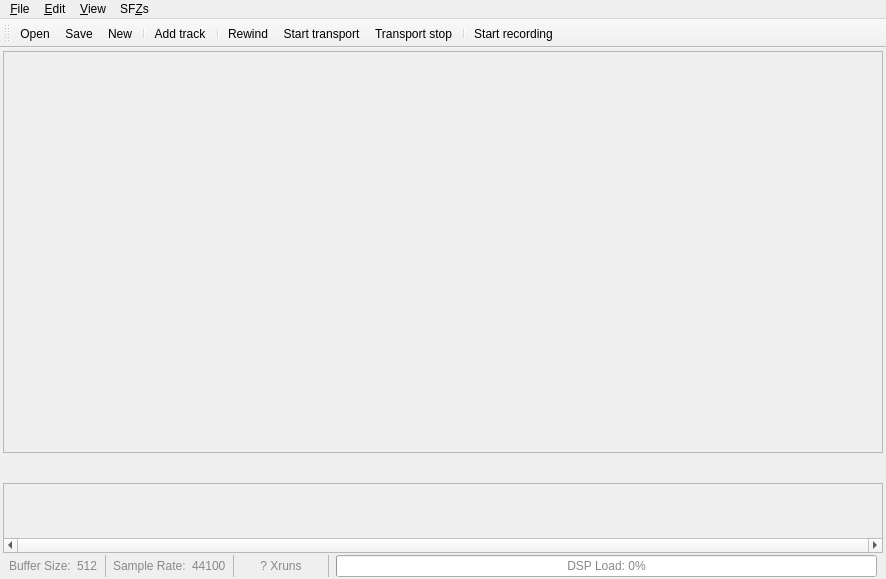
<?xml version="1.0" encoding="UTF-8"?>
<ui version="4.0">
 <class>MainWindow</class>
 <widget class="QMainWindow" name="MainWindow">
  <property name="geometry">
   <rect>
    <x>0</x>
    <y>0</y>
    <width>886</width>
    <height>579</height>
   </rect>
  </property>
  <property name="windowTitle">
   <string>MusecBox</string>
  </property>
  <property name="windowIcon">
   <iconset>
    <normaloff>musecbox-icon.png</normaloff>musecbox-icon.png</iconset>
  </property>
  <widget class="QWidget" name="centralwidget">
   <layout class="QVBoxLayout" name="verticalLayout">
    <property name="spacing">
     <number>2</number>
    </property>
    <property name="leftMargin">
     <number>3</number>
    </property>
    <property name="topMargin">
     <number>3</number>
    </property>
    <property name="rightMargin">
     <number>3</number>
    </property>
    <property name="bottomMargin">
     <number>2</number>
    </property>
    <item>
     <widget class="QScrollArea" name="scrl_ports">
      <property name="sizePolicy">
       <sizepolicy hsizetype="Preferred" vsizetype="Preferred">
        <horstretch>0</horstretch>
        <verstretch>100</verstretch>
       </sizepolicy>
      </property>
      <property name="verticalScrollBarPolicy">
       <enum>Qt::ScrollBarAlwaysOff</enum>
      </property>
      <property name="horizontalScrollBarPolicy">
       <enum>Qt::ScrollBarAlwaysOff</enum>
      </property>
      <property name="widgetResizable">
       <bool>true</bool>
      </property>
      <widget class="QFrame" name="frm_ports">
       <property name="geometry">
        <rect>
         <x>0</x>
         <y>0</y>
         <width>878</width>
         <height>384</height>
        </rect>
       </property>
       <property name="sizePolicy">
        <sizepolicy hsizetype="MinimumExpanding" vsizetype="MinimumExpanding">
         <horstretch>0</horstretch>
         <verstretch>0</verstretch>
        </sizepolicy>
       </property>
      </widget>
     </widget>
    </item>
    <item>
     <widget class="QFrame" name="frm_balance">
      <property name="minimumSize">
       <size>
        <width>0</width>
        <height>26</height>
       </size>
      </property>
      <layout class="QHBoxLayout" name="lo_balance">
       <property name="spacing">
        <number>0</number>
       </property>
       <property name="leftMargin">
        <number>0</number>
       </property>
       <property name="topMargin">
        <number>0</number>
       </property>
       <property name="rightMargin">
        <number>0</number>
       </property>
       <property name="bottomMargin">
        <number>0</number>
       </property>
      </layout>
     </widget>
    </item>
    <item>
     <widget class="QScrollArea" name="scr_shared_plugins">
      <property name="verticalScrollBarPolicy">
       <enum>Qt::ScrollBarAlwaysOff</enum>
      </property>
      <property name="horizontalScrollBarPolicy">
       <enum>Qt::ScrollBarAlwaysOn</enum>
      </property>
      <property name="widgetResizable">
       <bool>true</bool>
      </property>
      <widget class="QWidget" name="frm_shared_plugins">
       <property name="geometry">
        <rect>
         <x>0</x>
         <y>0</y>
         <width>878</width>
         <height>54</height>
        </rect>
       </property>
      </widget>
     </widget>
    </item>
    <item>
     <widget class="QFrame" name="frm_statusbar">
      <property name="sizePolicy">
       <sizepolicy hsizetype="Preferred" vsizetype="Preferred">
        <horstretch>0</horstretch>
        <verstretch>0</verstretch>
       </sizepolicy>
      </property>
      <property name="styleSheet">
       <string notr="true">QFrame * { color: #888 }</string>
      </property>
      <layout class="QHBoxLayout" name="horizontalLayout_4">
       <property name="leftMargin">
        <number>6</number>
       </property>
       <property name="topMargin">
        <number>0</number>
       </property>
       <property name="rightMargin">
        <number>6</number>
       </property>
       <property name="bottomMargin">
        <number>0</number>
       </property>
       <item>
        <widget class="QLabel" name="label_3">
         <property name="text">
          <string>Buffer Size:</string>
         </property>
        </widget>
       </item>
       <item>
        <widget class="QLabel" name="lbl_buffer_size">
         <property name="text">
          <string>512</string>
         </property>
        </widget>
       </item>
       <item>
        <widget class="Line" name="line_1">
         <property name="lineWidth">
          <number>0</number>
         </property>
         <property name="midLineWidth">
          <number>1</number>
         </property>
         <property name="orientation">
          <enum>Qt::Vertical</enum>
         </property>
        </widget>
       </item>
       <item>
        <widget class="QLabel" name="label_4">
         <property name="text">
          <string>Sample Rate:</string>
         </property>
        </widget>
       </item>
       <item>
        <widget class="QLabel" name="lbl_sample_rate">
         <property name="text">
          <string>44100</string>
         </property>
        </widget>
       </item>
       <item>
        <widget class="Line" name="line_2">
         <property name="lineWidth">
          <number>0</number>
         </property>
         <property name="midLineWidth">
          <number>1</number>
         </property>
         <property name="orientation">
          <enum>Qt::Vertical</enum>
         </property>
        </widget>
       </item>
       <item>
        <widget class="QPushButton" name="b_xruns">
         <property name="text">
          <string>? Xruns</string>
         </property>
         <property name="flat">
          <bool>true</bool>
         </property>
        </widget>
       </item>
       <item>
        <widget class="Line" name="line_4">
         <property name="lineWidth">
          <number>0</number>
         </property>
         <property name="midLineWidth">
          <number>1</number>
         </property>
         <property name="orientation">
          <enum>Qt::Vertical</enum>
         </property>
        </widget>
       </item>
       <item>
        <widget class="QProgressBar" name="pb_dsp_load_placeholder">
         <property name="value">
          <number>0</number>
         </property>
         <property name="alignment">
          <set>Qt::AlignCenter</set>
         </property>
         <property name="format">
          <string>DSP Load: %p%</string>
         </property>
        </widget>
       </item>
      </layout>
     </widget>
    </item>
   </layout>
  </widget>
  <widget class="QMenuBar" name="menubar">
   <property name="geometry">
    <rect>
     <x>0</x>
     <y>0</y>
     <width>886</width>
     <height>22</height>
    </rect>
   </property>
   <widget class="QMenu" name="menu_file">
    <property name="title">
     <string>&amp;File</string>
    </property>
    <widget class="QMenu" name="menu_open_recent">
     <property name="title">
      <string>&amp;Recent Projects ...</string>
     </property>
    </widget>
    <addaction name="action_new"/>
    <addaction name="action_open"/>
    <addaction name="menu_open_recent"/>
    <addaction name="separator"/>
    <addaction name="action_save"/>
    <addaction name="action_save_as"/>
    <addaction name="action_revert"/>
    <addaction name="separator"/>
    <addaction name="action_auto_start"/>
    <addaction name="action_open_project_folder"/>
    <addaction name="action_apply_to_score"/>
    <addaction name="separator"/>
    <addaction name="action_close"/>
    <addaction name="action_quit"/>
   </widget>
   <widget class="QMenu" name="menu_edit">
    <property name="title">
     <string>&amp;Edit</string>
    </property>
    <addaction name="action_add_port"/>
    <addaction name="action_add_track"/>
    <addaction name="action_add_shared_plugin"/>
    <addaction name="action_clear_shared_plugins"/>
    <addaction name="separator"/>
    <addaction name="action_connect_all_tracks"/>
    <addaction name="action_auto_connect_tracks"/>
    <addaction name="separator"/>
    <addaction name="action_mute_all_tracks"/>
    <addaction name="action_unmute_all_tracks"/>
    <addaction name="separator"/>
    <addaction name="action_clear_track_plugins"/>
    <addaction name="separator"/>
   </widget>
   <widget class="QMenu" name="menu_view">
    <property name="title">
     <string>&amp;View</string>
    </property>
    <widget class="QMenu" name="menu_style">
     <property name="title">
      <string>St&amp;yle</string>
     </property>
    </widget>
    <addaction name="action_show_toolbar"/>
    <addaction name="action_show_port_inputs"/>
    <addaction name="action_show_channels"/>
    <addaction name="action_show_indicators"/>
    <addaction name="action_show_balance"/>
    <addaction name="action_show_shared_plugins"/>
    <addaction name="action_show_statusbar"/>
    <addaction name="action_show_track_volume"/>
    <addaction name="action_show_plugin_volume"/>
    <addaction name="separator"/>
    <addaction name="action_rollup_all_plugins"/>
    <addaction name="action_unroll_all_plugins"/>
    <addaction name="separator"/>
    <addaction name="action_collapse_all_ports"/>
    <addaction name="action_expand_all_ports"/>
    <addaction name="separator"/>
    <addaction name="action_show_connections"/>
    <addaction name="action_show_project_info"/>
    <addaction name="action_show_score_info"/>
    <addaction name="separator"/>
    <addaction name="menu_style"/>
    <addaction name="action_reload_style"/>
    <addaction name="action_vertical_layout"/>
   </widget>
   <widget class="QMenu" name="menuSF_Z">
    <property name="title">
     <string>SF&amp;Zs</string>
    </property>
    <addaction name="action_watch_files"/>
    <addaction name="action_copy_sfzs"/>
    <addaction name="action_copy_sfz_paths"/>
    <addaction name="separator"/>
    <addaction name="action_show_sfzdb"/>
   </widget>
   <addaction name="menu_file"/>
   <addaction name="menu_edit"/>
   <addaction name="menu_view"/>
   <addaction name="menuSF_Z"/>
  </widget>
  <widget class="QToolBar" name="toolbar">
   <property name="windowTitle">
    <string>toolBar</string>
   </property>
   <attribute name="toolBarArea">
    <enum>TopToolBarArea</enum>
   </attribute>
   <attribute name="toolBarBreak">
    <bool>false</bool>
   </attribute>
   <addaction name="action_open"/>
   <addaction name="action_save"/>
   <addaction name="action_new"/>
   <addaction name="separator"/>
   <addaction name="action_add_track"/>
   <addaction name="separator"/>
   <addaction name="action_transport_rewind"/>
   <addaction name="action_transport_start"/>
   <addaction name="action_transport_stop"/>
   <addaction name="separator"/>
   <addaction name="action_record"/>
  </widget>
  <action name="action_open">
   <property name="icon">
    <iconset theme="document-open"/>
   </property>
   <property name="text">
    <string>&amp;Open  ...</string>
   </property>
   <property name="toolTip">
    <string>Open project, track definition, or MuseScore score</string>
   </property>
   <property name="shortcut">
    <string>Ctrl+O</string>
   </property>
  </action>
  <action name="action_quit">
   <property name="text">
    <string>&amp;Quit</string>
   </property>
   <property name="toolTip">
    <string>Shutdown CarlaQt engine and quit</string>
   </property>
   <property name="shortcut">
    <string>Ctrl+Q</string>
   </property>
  </action>
  <action name="action_show_preferences">
   <property name="text">
    <string>&amp;Preferences</string>
   </property>
   <property name="toolTip">
    <string>Show the preferences window (Unimplemented)</string>
   </property>
  </action>
  <action name="action_show_toolbar">
   <property name="checkable">
    <bool>true</bool>
   </property>
   <property name="checked">
    <bool>true</bool>
   </property>
   <property name="text">
    <string>&amp;Toolbar</string>
   </property>
   <property name="toolTip">
    <string>Show/hide the toolbar</string>
   </property>
   <property name="shortcut">
    <string>Ctrl+Shift+T</string>
   </property>
  </action>
  <action name="action_show_balance">
   <property name="checkable">
    <bool>true</bool>
   </property>
   <property name="checked">
    <bool>true</bool>
   </property>
   <property name="text">
    <string>&amp;Balance Control</string>
   </property>
   <property name="toolTip">
    <string>Show/hide the balance control</string>
   </property>
   <property name="shortcut">
    <string>Ctrl+Shift+B</string>
   </property>
  </action>
  <action name="action_show_shared_plugins">
   <property name="checkable">
    <bool>true</bool>
   </property>
   <property name="checked">
    <bool>true</bool>
   </property>
   <property name="text">
    <string>Shared &amp;Plugins</string>
   </property>
   <property name="toolTip">
    <string>Show/hide the shared plugins area</string>
   </property>
   <property name="shortcut">
    <string>Ctrl+Shift+P</string>
   </property>
  </action>
  <action name="action_show_statusbar">
   <property name="checkable">
    <bool>true</bool>
   </property>
   <property name="checked">
    <bool>true</bool>
   </property>
   <property name="text">
    <string>&amp;Statusbar</string>
   </property>
   <property name="toolTip">
    <string>Show/hide the status bar</string>
   </property>
   <property name="shortcut">
    <string>Ctrl+Shift+S</string>
   </property>
  </action>
  <action name="action_show_channels">
   <property name="checkable">
    <bool>true</bool>
   </property>
   <property name="checked">
    <bool>true</bool>
   </property>
   <property name="text">
    <string>&amp;Channels</string>
   </property>
   <property name="toolTip">
    <string>Show/hide track channels</string>
   </property>
   <property name="shortcut">
    <string>Ctrl+Shift+C</string>
   </property>
  </action>
  <action name="action_expand_all_ports">
   <property name="text">
    <string>E&amp;xpand all ports</string>
   </property>
  </action>
  <action name="action_add_shared_plugin">
   <property name="text">
    <string>Add &amp;shared Plugin</string>
   </property>
   <property name="toolTip">
    <string>Add a shared Plugin</string>
   </property>
  </action>
  <action name="action_clear_shared_plugins">
   <property name="text">
    <string>&amp;Clear shared Plugins</string>
   </property>
   <property name="toolTip">
    <string>Remove all shared Plugins</string>
   </property>
  </action>
  <action name="action_collapse_all_ports">
   <property name="text">
    <string>Collapse all ports</string>
   </property>
   <property name="toolTip">
    <string>Collapse (hide) all ports</string>
   </property>
  </action>
  <action name="action_unroll_all_plugins">
   <property name="text">
    <string>&amp;Unroll all plugins</string>
   </property>
  </action>
  <action name="action_rollup_all_plugins">
   <property name="text">
    <string>Ro&amp;llup all plugins</string>
   </property>
   <property name="toolTip">
    <string>Rollup (shrink) all plugins</string>
   </property>
   <property name="shortcut">
    <string>Ctrl+Shift+R</string>
   </property>
  </action>
  <action name="action_unmute_all_tracks">
   <property name="text">
    <string>&amp;Unmute all tracks</string>
   </property>
   <property name="shortcut">
    <string>Ctrl+U</string>
   </property>
  </action>
  <action name="action_mute_all_tracks">
   <property name="text">
    <string>&amp;Mute all tracks</string>
   </property>
   <property name="shortcut">
    <string>Ctrl+M</string>
   </property>
  </action>
  <action name="action_new">
   <property name="icon">
    <iconset theme="document-new"/>
   </property>
   <property name="text">
    <string>&amp;New</string>
   </property>
   <property name="toolTip">
    <string>Create a new project</string>
   </property>
   <property name="shortcut">
    <string>Ctrl+N</string>
   </property>
  </action>
  <action name="action_save">
   <property name="icon">
    <iconset theme="document-save"/>
   </property>
   <property name="text">
    <string>&amp;Save</string>
   </property>
   <property name="toolTip">
    <string>Save the current project</string>
   </property>
   <property name="shortcut">
    <string>Ctrl+S</string>
   </property>
  </action>
  <action name="action_show_port_inputs">
   <property name="checkable">
    <bool>true</bool>
   </property>
   <property name="checked">
    <bool>true</bool>
   </property>
   <property name="text">
    <string>Port i&amp;nputs</string>
   </property>
   <property name="toolTip">
    <string>Show/hide port inputs</string>
   </property>
   <property name="shortcut">
    <string>Ctrl+Shift+N</string>
   </property>
  </action>
  <action name="action_reload_style">
   <property name="text">
    <string>Reload style</string>
   </property>
   <property name="toolTip">
    <string>Reload the current style, reflecting changes</string>
   </property>
   <property name="shortcut">
    <string>F5</string>
   </property>
  </action>
  <action name="action_clear_track_plugins">
   <property name="text">
    <string>Clear all track plugins</string>
   </property>
   <property name="toolTip">
    <string>Remove all plugins in all track tracks</string>
   </property>
  </action>
  <action name="action_add_port">
   <property name="text">
    <string>Add port</string>
   </property>
   <property name="toolTip">
    <string>Add a new port</string>
   </property>
   <property name="shortcut">
    <string>Ctrl+P</string>
   </property>
  </action>
  <action name="action_add_track">
   <property name="icon">
    <iconset theme="list-add"/>
   </property>
   <property name="text">
    <string>Add track</string>
   </property>
   <property name="toolTip">
    <string>Add a new track widget</string>
   </property>
   <property name="shortcut">
    <string>Ctrl+T</string>
   </property>
  </action>
  <action name="action_show_score_info">
   <property name="text">
    <string>Score info</string>
   </property>
   <property name="toolTip">
    <string>Show port, channels, instrument name and voice for the score from which the project was imported</string>
   </property>
  </action>
  <action name="action_connect_all_tracks">
   <property name="text">
    <string>Connect all tracks</string>
   </property>
   <property name="toolTip">
    <string>Connect all tracks' audio output to a selected client</string>
   </property>
  </action>
  <action name="action_show_sfzdb">
   <property name="text">
    <string>Edit SF&amp;Z Database</string>
   </property>
   <property name="toolTip">
    <string>Manages the internal SFZ database</string>
   </property>
  </action>
  <action name="action_auto_connect_tracks">
   <property name="checkable">
    <bool>true</bool>
   </property>
   <property name="text">
    <string>Auto connect tracks</string>
   </property>
   <property name="toolTip">
    <string>Automatically connect new ports and tracks to the first system client</string>
   </property>
  </action>
  <action name="action_vertical_layout">
   <property name="checkable">
    <bool>true</bool>
   </property>
   <property name="text">
    <string>Vertical layout</string>
   </property>
   <property name="toolTip">
    <string>Show interface in a vertical layout (requires restart)</string>
   </property>
  </action>
  <action name="action_save_as">
   <property name="text">
    <string>Save &amp;as</string>
   </property>
   <property name="toolTip">
    <string>Save the current project with a different file name</string>
   </property>
   <property name="shortcut">
    <string>Ctrl+Shift+A</string>
   </property>
  </action>
  <action name="action_show_indicators">
   <property name="checkable">
    <bool>true</bool>
   </property>
   <property name="text">
    <string>&amp;Indicators</string>
   </property>
   <property name="toolTip">
    <string>Show/hide the MIDI and audio input indicators</string>
   </property>
   <property name="shortcut">
    <string>Ctrl+Shift+I</string>
   </property>
  </action>
  <action name="action_auto_start">
   <property name="checkable">
    <bool>true</bool>
   </property>
   <property name="enabled">
    <bool>false</bool>
   </property>
   <property name="text">
    <string>Open on start</string>
   </property>
   <property name="toolTip">
    <string>When checked, will open this project at startup</string>
   </property>
  </action>
  <action name="action_revert">
   <property name="text">
    <string>Re&amp;vert</string>
   </property>
   <property name="toolTip">
    <string>Discard changes and reload the last saved copy</string>
   </property>
  </action>
  <action name="action_show_project_info">
   <property name="text">
    <string>Project &amp;info</string>
   </property>
   <property name="toolTip">
    <string>Show port/channel list, with option to copy to clipboard</string>
   </property>
   <property name="shortcut">
    <string>Alt+Return</string>
   </property>
  </action>
  <action name="action_show_track_volume">
   <property name="checkable">
    <bool>true</bool>
   </property>
   <property name="text">
    <string>Track Volume</string>
   </property>
   <property name="toolTip">
    <string>Show/hide the volume indicators for each track</string>
   </property>
   <property name="shortcut">
    <string>Ctrl+Shift+V</string>
   </property>
  </action>
  <action name="action_show_plugin_volume">
   <property name="checkable">
    <bool>true</bool>
   </property>
   <property name="text">
    <string>Plugin Volume</string>
   </property>
   <property name="toolTip">
    <string>Show/hide the volume indicators for track plugins</string>
   </property>
  </action>
  <action name="action_show_connections">
   <property name="text">
    <string>Connections</string>
   </property>
   <property name="toolTip">
    <string>Show current connections</string>
   </property>
   <property name="shortcut">
    <string>F4</string>
   </property>
  </action>
  <action name="action_watch_files">
   <property name="checkable">
    <bool>true</bool>
   </property>
   <property name="text">
    <string>&amp;Watch SFZs for changes</string>
   </property>
   <property name="toolTip">
    <string>Watch for changes in loaded .sfz files and reload when changed</string>
   </property>
  </action>
  <action name="action_close">
   <property name="text">
    <string>C&amp;lose</string>
   </property>
   <property name="toolTip">
    <string>Close the current project</string>
   </property>
   <property name="shortcut">
    <string>Ctrl+W</string>
   </property>
  </action>
  <action name="action_open_project_folder">
   <property name="text">
    <string>Open project folder</string>
   </property>
  </action>
  <action name="action_apply_to_score">
   <property name="text">
    <string>Apply project to MuseScore3 score</string>
   </property>
  </action>
  <action name="action_copy_sfzs">
   <property name="text">
    <string>Copy SFZs to &amp;project folder</string>
   </property>
  </action>
  <action name="action_copy_sfz_paths">
   <property name="text">
    <string>&amp;Copy SFZ paths to clipboard</string>
   </property>
  </action>
  <action name="action_transport_start">
   <property name="icon">
    <iconset theme="media-playback-start"/>
   </property>
   <property name="text">
    <string>Start transport</string>
   </property>
   <property name="toolTip">
    <string>Start the JACK transport. Other applications will begin playing.</string>
   </property>
  </action>
  <action name="action_transport_stop">
   <property name="icon">
    <iconset theme="media-playback-stop"/>
   </property>
   <property name="text">
    <string>Transport stop</string>
   </property>
   <property name="toolTip">
    <string>Stop the JACK transport</string>
   </property>
  </action>
  <action name="action_record">
   <property name="icon">
    <iconset theme="media-record"/>
   </property>
   <property name="text">
    <string>Start recording</string>
   </property>
   <property name="toolTip">
    <string>Rewind the transport to 0 and start recording</string>
   </property>
  </action>
  <action name="action_transport_rewind">
   <property name="icon">
    <iconset theme="media-seek-backward"/>
   </property>
   <property name="text">
    <string>Rewind</string>
   </property>
   <property name="toolTip">
    <string>Rewind the JACK transport to position 0</string>
   </property>
  </action>
 </widget>
 <resources/>
 <connections>
  <connection>
   <sender>action_quit</sender>
   <signal>triggered()</signal>
   <receiver>MainWindow</receiver>
   <slot>close()</slot>
   <hints>
    <hint type="sourcelabel">
     <x>-1</x>
     <y>-1</y>
    </hint>
    <hint type="destinationlabel">
     <x>482</x>
     <y>227</y>
    </hint>
   </hints>
  </connection>
 </connections>
</ui>
